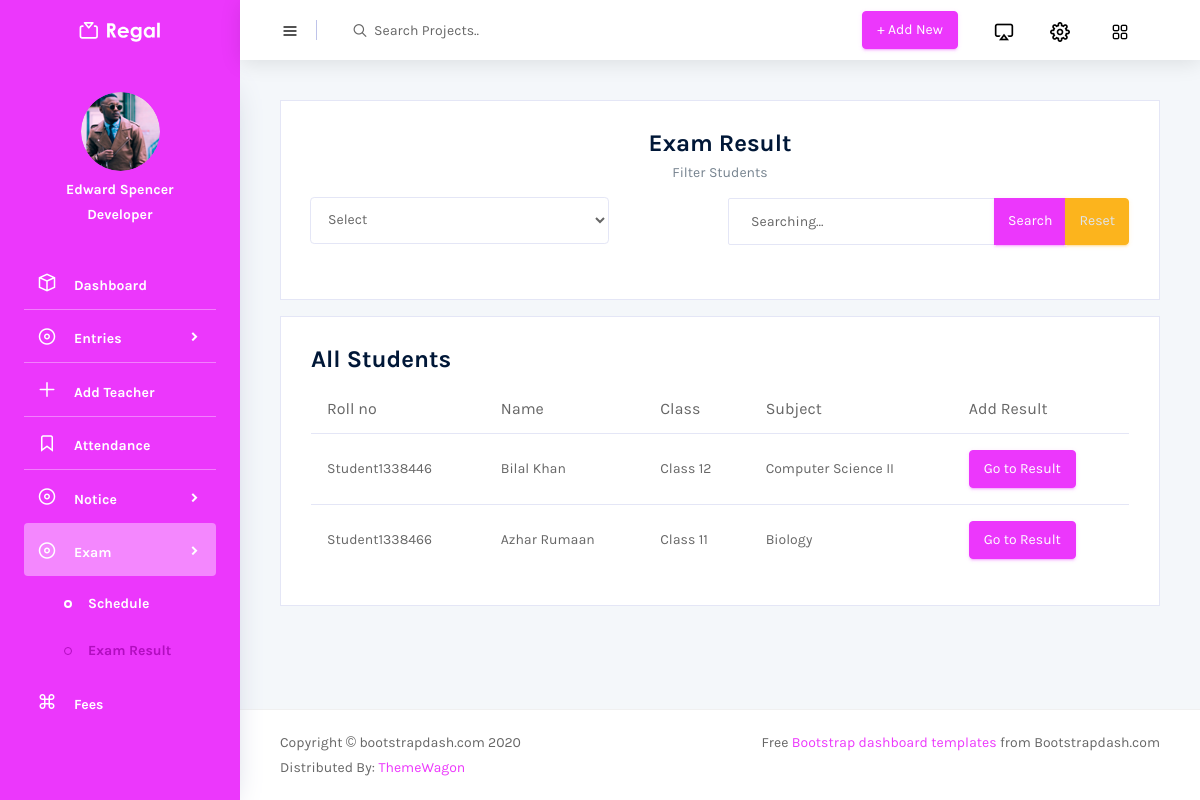
The app's page /menuPages/examRes.php with its own data.
### tables this page shows
CREATE TABLE `student` (
  `sid` int(11) NOT NULL,
  `fname` varchar(40) NOT NULL,
  `lname` varchar(40) NOT NULL,
  `dob` date NOT NULL,
  `address` varchar(100) NOT NULL,
  `pid` int(11) NOT NULL,
  `sgender` varchar(10) NOT NULL,
  `cid` int(11) NOT NULL,
  `semail` varchar(50) NOT NULL,
  `subid` int(11) NOT NULL,
  `rollno` varchar(20) NOT NULL
);

CREATE TABLE `class` (
  `cid` int(11) NOT NULL,
  `cname` varchar(20) NOT NULL,
  `section` int(11) NOT NULL
);

CREATE TABLE `subject` (
  `subid` int(11) NOT NULL,
  `subject` varchar(40) NOT NULL,
  `detail` varchar(200) NOT NULL,
  `tid` int(11) NOT NULL,
  `fid` int(11) NOT NULL
);

### menuPages/examRes.php (the view, shortened to what this page needs)
<?php
include "../component/connect.php";
if(isset($_GET['searchStu'])){
  $list = $_GET['selectlist'];
  $search = $_GET['search'];
  $query = "SELECT * FROM student AS s INNER JOIN class AS c ON s.cid = c.cid INNER JOIN subject AS su ON s.subid = su.subid INNER JOIN exam AS e ON s.sid = e.sid WHERE $list LIKE '%$search%'";
}
else{
 $query = "SELECT * FROM student AS s INNER JOIN class AS c ON s.cid = c.cid INNER JOIN subject AS su ON s.subid = su.subid INNER JOIN exam AS e ON s.sid = e.sid";
}
?>
<!DOCTYPE html>
<html lang="en">
<head>
  <link rel="stylesheet" href="../vendors/mdi/css/materialdesignicons.min.css">
  <link rel="stylesheet" href="../vendors/feather/feather.css">
  <link rel="stylesheet" href="../vendors/base/vendor.bundle.base.css">
  <link rel="stylesheet" href="../vendors/flag-icon-css/css/flag-icon.min.css" />
  <link rel="stylesheet" href="../vendors/font-awesome/css/font-awesome.min.css">
  <link rel="stylesheet" href="../vendors/jquery-bar-rating/fontawesome-stars-o.css">
  <link rel="stylesheet" href="../vendors/jquery-bar-rating/fontawesome-stars.css">
  <link rel="stylesheet" href="../vendors/select2/select2.min.css">
  <link rel="stylesheet" href="../vendors/select2-bootstrap-theme/select2-bootstrap.min.css">
  <link rel="stylesheet" href="../css/style.css">
</head>
<body>
  <div class="container-scroller">
    <nav class="navbar col-lg-12 col-12 p-0 fixed-top d-flex flex-row">
      <div class="text-center navbar-brand-wrapper d-flex align-items-center justify-content-center">
        <a class="navbar-brand brand-logo" href="/student.php"><img src="../images/logo.svg" alt="logo" /></a>
      </div>
      <?php include "../component/header.php"; ?>
    </nav>
    <div class="container-fluid page-body-wrapper">
      <nav class="sidebar sidebar-offcanvas" id="sidebar">
        <div class="user-profile">
          <div class="user-image">
            <img src="../images/faces/face28.png">
          </div>
          <div class="user-name">
            Edward Spencer
          </div>
          <div class="user-designation">
            Developer
          </div>
        </div>
        <ul class="nav">
          <li class="nav-item">
            <a class="nav-link" href="../accountant.php">
              <i class="icon-box menu-icon"></i>
              <span class="menu-title">Dashboard</span>
            </a>
          </li>
          <li class="nav-item">
            <a class="nav-link" data-toggle="collapse" href="#ui-basic" aria-expanded="false" aria-controls="ui-basic">
              <i class="icon-disc menu-icon"></i>
              <span class="menu-title">Entries</span>
              <i class="menu-arrow"></i>
            </a>
          </li>
          <li class="nav-item">
            <a class="nav-link" href="addTea.php">
              <i class="icon-plus menu-icon"></i>
              <span class="menu-title">Add Teacher</span>
            </a>
          </li>
          <li class="nav-item">
            <a class="nav-link" href="attendance.php">
              <i class="icon-ribbon menu-icon"></i>
              <span class="menu-title">Attendance</span>
            </a>
          </li>
          <li class="nav-item">
            <a class="nav-link" data-toggle="collapse" href="#ui-notice" aria-expanded="false" aria-controls="ui-notice">
              <i class="icon-disc menu-icon"></i>
              <span class="menu-title">Notice</span>
              <i class="menu-arrow"></i>
            </a>
          </li>
          <li class="nav-item">
            <a class="nav-link" data-toggle="collapse" href="#ui-exam" aria-expanded="false" aria-controls="ui-exam">
              <i class="icon-disc menu-icon"></i>
              <span class="menu-title">Exam</span>
              <i class="menu-arrow"></i>
            </a>
            <div class="collapse" id="ui-exam">
              <ul class="nav flex-column sub-menu">
                <li class="nav-item"> <a class="nav-link" href="exam.php">Schedule</a></li>
                <li class="nav-item"> <a class="nav-link" href="examRes.php">Exam Result</a></li>
              </ul>
            </div>
          </li>
          <li class="nav-item">
            <a class="nav-link" href="fees.php">
              <i class="icon-command menu-icon"></i>
              <span class="menu-title">Fees</span>
            </a>
          </li>
        </ul>
      </nav>
      <div class="main-panel">
        <div class="content-wrapper">
          <div class="row">
            <div class="col-md-12 grid-margin stretch-card">
              <div class="card">
                <div class="card-body">
                  <h4 class="font-weight-bold text-dark text-center">Exam Result</h4>
                  <p class="card-description text-center">
                    Filter Students
                  </p>
                  <form class="form-sample" method="GET">
                    <div class="row">
                      <div class="col-md-6">
                        <div class="form-group row">
                          <div class="col-sm-9">
                            <select class="form-control form-control-sm" required style="padding: 13px;" name="selectlist">
                              <option hidden>Select</option>
                            </select>
                          </div>
                        </div>
                      </div>
                      <div class="col-md-6">
                        <div class="form-group">
                          <div class="input-group">
                            <input type="text" class="form-control" placeholder="Searching..." required aria-label="Searching..." name="search">
                            <div class="input-group-append">
                              <button class="btn btn-sm btn-primary" type="submit" name="searchStu">Search</button>
                            </div>
                            <div class="input-group-append">
                              <button class="btn btn-sm btn-warning" type="button"><a href="examRes.php" class="text-light">Reset</a></button>
                            </div>
                          </div>
                        </div>
                      </div>
                    </div>
                  </form>
                </div>
              </div>
            </div>
          </div>
          <div class="row">
            <div class="col-md-12 grid-margin stretch-card">
              <div class="card">
                <div class="card-body">
                  <h4 class="font-weight-bold text-dark">All Students</h4>
                  <div class="table-responsive">
                    <table class="table table-hover">
                      <thead>
                        <tr>
                          <th>Roll no</th>
                          <th>Name</th>
                          <th>Class</th>
                          <th>Subject</th>
                          <th>Add Result</th>
                        </tr>
                      </thead>
                      <tbody>
                      <?php
                        $res = mysqli_query($conn,$query);
                        while($row = mysqli_fetch_assoc($res)){
                          echo "
                            <tr>
                              <td>$row[rollno]</td>
                              <td>$row[fname] " . "$row[lname]</td>
                              <td>$row[cname]</td>
                              <td>$row[subject]</td>
                              <td><a href='addExamRes.php?sid=$row[sid]&eid=$row[eid]' class='btn btn-primary'>Go to Result</a></td>
                            </tr>
                          ";
                        }
                        ?>
                      </tbody>
                    </table>
                  </div>
                </div>
              </div>
            </div>
          </div>
        </div>
        <?php include "../component/footer.php"; ?>
      </div>
    </div>
  </div>
</body>
</html>

### records on screen
student: rollno "Student1338446", fname "Bilal", lname "Khan", cid.cname "Class 12", subid.subject "Computer Science II"
student: rollno "Student1338466", fname "Azhar", lname "Rumaan", cid.cname "Class 11", subid.subject "Biology"
